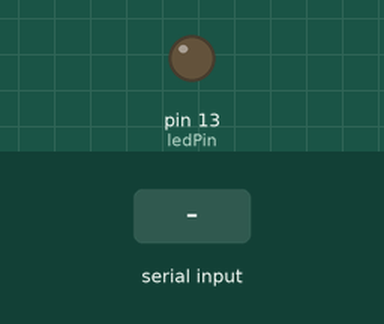
Recording of a sketch running on a simulated Arduino Uno, built with avr-gcc and run on an emulated ATmega328P. Parts: output pins drawn as LEDs (lit = HIGH). Dashed ring = blinking. The test bench sets the inputs (shaded band). Random numbers use the default seed unless the sketch sets one.

Above: at 1.2 s.
1.3 s: "90,45\n" received over Serial
At 2.1 s:
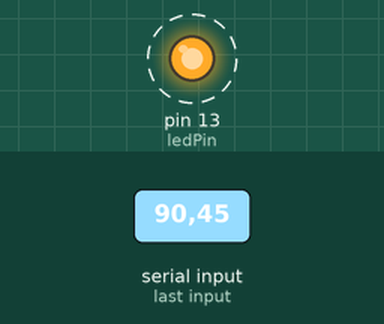
Timing chart, 0 to 10.3 s (numbered marks = the images above; inputs shaded):
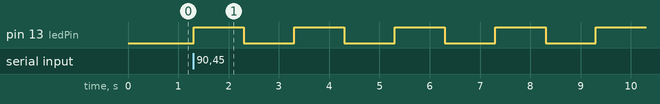

Measured:
- after the input at 1.3 s, pin 13 (ledPin): alternates HIGH for 1.0 s and LOW for 1.0 s, starting at once

The sketch:

arduino_sketch.ino
```cpp
int ledPin = 13;  // LED connected to digital pin 13

void setup() {
  Serial.begin(9600);  // Start serial communication at 9600 baud rate
  pinMode(ledPin, OUTPUT);  // Set the LED pin as output
}

void loop() {
  if (Serial.available() > 0) {
    // Read the number sent from Python script
    int number = Serial.parseInt();

    // Blink the LED 'number' of times
    for (int i = 0; i < number; i++) {
      digitalWrite(ledPin, HIGH);
      delay(1000);  // Wait for 1 second
      digitalWrite(ledPin, LOW);
      delay(1000);  // Wait for 1 second
    }

    // Send a random number back to Python script
    int responseNumber = random(1, 5);
    Serial.println(responseNumber);
  }
}
```
